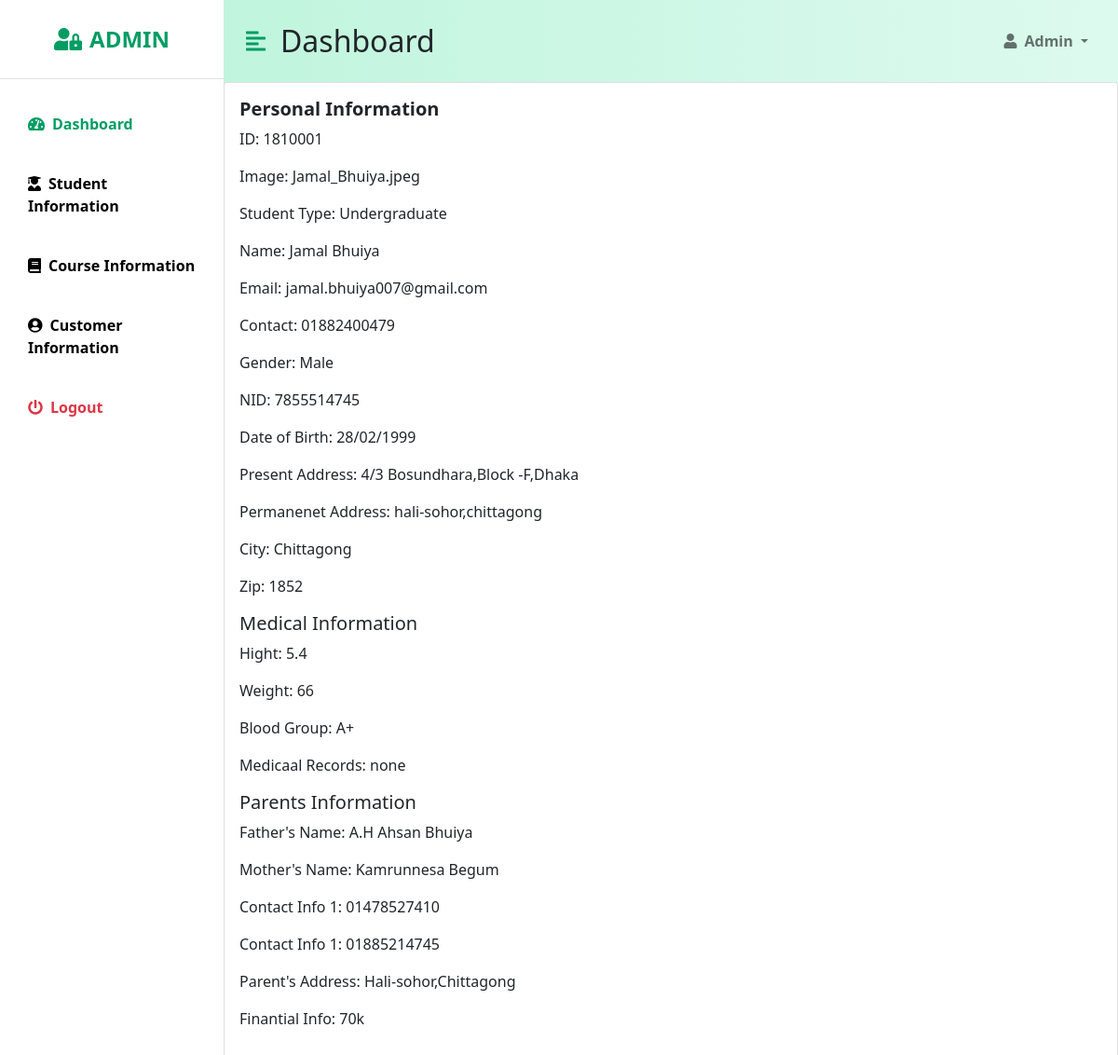
Screenshot of /st_details/1810001/ with the database file from the repository.
### ekyc/models.py (models this page shows, shortened)
class Student(models.Model):
    STUDENT_TYPE = (
        ('Undergraduate', 'Undergraduate'),
        ('Graduate', 'Graduate'),
    )
    GENDER = (
        ('Male', 'Male'),
        ('Female', 'Female'),
        ('Others', 'Others'),
    )
    CITY = (
        ('Dhaka', 'Dhaka'),
        ('Chittagong', 'Chittagong'),
        ('Khulna', 'Khulna'),
        ('Rajshahi', 'Rajshahi'),
        ('Sylhet', 'Sylhet'),
        ('Mymensingh', 'Mymensingh'),
        ('Barisal', 'Barisal'),
        ('Rangpur', 'Rangpur'),
        ('Comilla', 'Comilla'),
        ('Narayanganj', 'Narayanganj'),
        ('Gazipur', 'Gazipur'),
    )
    BG = (
        ('A+', 'A+'),
        ('A-', 'A-'),
        ('B+', 'B+'),
        ('B-', 'B-'),
        ('O+', 'O+'),
        ('O-', 'O-'),
        ('AB+', 'AB+'),
        ('AB-', 'AB-'),
    )
    file = models.FileField(null = True)
    student_type = models.CharField(max_length=50, choices=STUDENT_TYPE, null=True)
    name = models.CharField(max_length=50, null=True)
    email = models.EmailField(null=True)
    contact = models.CharField(max_length=50, null=True)
    gender = models.CharField(max_length=50, choices=GENDER, null=True)
    nid = models.CharField(max_length=50, null=True)
    dob = models.CharField(max_length=50, null=True)
    present_address = models.CharField(max_length=50, null=True)
    permanent_address = models.CharField(max_length=50, null=True)
    city = models.CharField(max_length=50, choices=CITY, null=True)
    zip = models.CharField(max_length=50, null=True)
    hight = models.CharField(max_length=50, null=True)
    weight = models.CharField(max_length=50, null=True)
    bg = models.CharField(max_length=50, null=True, choices=BG)
    medical_records = models.CharField(max_length=50, null=True)
    father_name = models.CharField(max_length=50, null=True)
    mother_name = models.CharField(max_length=50, null=True)
    father_contact = models.CharField(max_length=50, null=True)
    mother_contact = models.CharField(max_length=50, null=True)
    parents_address = models.CharField(max_length=50, null=True)
    parents_finantial_info = models.CharField(max_length=50, null=True)

### ekyc/views.py (the view)
# urls.py: path('st_details/<str:pk>/',views.StudentDetails,name='st_details'),
def StudentDetails(requset, pk):
    student = Student.objects.get(id=pk)
    context = {'student':student}
    return render(requset, 'st_details.html', context)

### templates/st_details.html (shortened to what this page needs)
{% load static %}
<!DOCTYPE html>
<html lang="en">
<head>
    <link href="https://cdn.jsdelivr.net/npm/bootstrap@5.0.0-beta3/dist/css/bootstrap.min.css" rel="stylesheet" />
    <link rel="stylesheet" href="https://cdnjs.cloudflare.com/ajax/libs/font-awesome/5.15.3/css/all.min.css" />
    <link rel="stylesheet" href="/static/styles.css" />
</head>
<body>
    <div class="d-flex" id="wrapper">
        <div class="bg-white" id="sidebar-wrapper">
            <div class="sidebar-heading text-center py-4 primary-text fs-4 fw-bold text-uppercase border-bottom"><i
                    class="fas fa-user-lock me-2"></i>Admin</div>
            <div class="list-group list-group-flush my-3">
                <a href="{% url 'dashboard' %}" class="list-group-item list-group-item-action bg-transparent second-text active"><i
                        class="fas fa-tachometer-alt me-2"></i>Dashboard</a>
                    <a href="{% url 'viewstudent' %}" class="list-group-item list-group-item-action bg-transparent second-text fw-bold"><i
                        class="fas fa-user-graduate me-2"></i>Student Information</a>
                    <a href="{% url 'viewcourse' %}" class="list-group-item list-group-item-action bg-transparent second-text fw-bold"><i
                        class="fas fa-book me-2"></i>Course Information</a>
                    <a href="{% url 'viewcustomer' %}" class="list-group-item list-group-item-action bg-transparent second-text fw-bold"><i
                        class="fas fa-user-circle me-2"></i>Customer Information</a>
                <a href="{% url 'logout' %}" class="list-group-item list-group-item-action bg-transparent text-danger fw-bold"><i
                        class="fas fa-power-off me-2"></i>Logout</a>
            </div>
        </div>
        <div id="page-content-wrapper">
            <nav class="navbar navbar-expand-lg navbar-light bg-transparent py-4 px-4">
                <div class="d-flex align-items-center">
                    <i class="fas fa-align-left primary-text fs-4 me-3" id="menu-toggle"></i>
                    <h2 class="fs-2 m-0">Dashboard</h2>
                </div>
                <div class="collapse navbar-collapse" id="navbarSupportedContent">
                    <ul class="navbar-nav ms-auto mb-2 mb-lg-0">
                        <li class="nav-item dropdown">
                            <a class="nav-link dropdown-toggle second-text fw-bold" href="#" id="navbarDropdown"
                                role="button" data-bs-toggle="dropdown" aria-expanded="false">
                                <i class="fas fa-user me-2"></i>Admin
                            </a>
                        </li>
                    </ul>
                </div>
            </nav>
            <div class="row">
                <div class="col-md">
                    <div class="card card-body">
                        <h5><b>Personal Information</b></h5>
                            <p>ID: {{student.id}}</p>
                            <p>Image: {{student.file}}</p>
                            <p>Student Type: {{student.student_type}}</p>
                            <p>Name: {{student.name}}</p>
                            <p>Email: {{student.email}}</p>
                            <p>Contact: {{student.contact}}</p>
                            <p>Gender: {{student.gender}}</p>
                            <p>NID: {{student.nid}}</p>
                            <p>Date of Birth: {{student.dob}}</p>
                            <p>Present Address: {{student.present_address}}</p>
                            <p>Permanenet Address: {{student.permanent_address}}</p>
                            <p>City: {{student.city}}</p>
                            <p>Zip: {{student.zip}}</p>
                        <h5>Medical Information</h5>
                            <p>Hight: {{student.hight}}</p>
                            <p>Weight: {{student.weight}}</p>
                            <p>Blood Group: {{student.bg}}</p>
                            <p>Medicaal Records: {{student.medical_records}}</p>
                        <h5>Parents Information</h5>
                            <p>Father's Name: {{student.father_name}}</p>
                            <p>Mother's Name: {{student.mother_name}}</p>
                            <p>Contact Info 1: {{student.father_contact}}</p>
                            <p>Contact Info 1: {{student.mother_contact}}</p>
                            <p>Parent's Address: {{student.parents_address}}</p>
                            <p>Finantial Info: {{student.parents_finantial_info}}</p>
                    </div>
                </div>
            </div>
            </div>
        </div>
</body>
</html>

### static/styles.css (style rules this page uses)
:root { --main-bg-color: wheat; --main-text-color: #009d63; --second-text-color: black; --second-bg-color: wheat; }
.primary-text { color: var(--main-text-color); }
.second-text { color: var(--second-text-color); }
#wrapper { overflow-x: hidden; background-image: linear-gradient( to right, #baf3d7, #c2f5de, #cbf7e4, #d4f8ea, #ddfaef); }
#sidebar-wrapper { min-height: 100vh; margin-left: -15rem; -webkit-transition: margin 0.25s ease-out; -moz-transition: margin 0.25s ease-out; -o-transition: margin 0.25s ease-out; transition: margin 0.25s ease-out; }
#sidebar-wrapper .sidebar-heading { padding: 0.875rem 1.25rem; font-size: 1.2rem; }
#sidebar-wrapper .list-group { width: 15rem; }
#page-content-wrapper { min-width: 100vw; }
#menu-toggle { cursor: pointer; }
.list-group-item { border: none; padding: 20px 30px; }
.list-group-item.active { background-color: transparent; color: var(--main-text-color); font-weight: bold; border: none; }
@media (min-width: 768px) { #sidebar-wrapper { margin-left: 0; } }
@media (min-width: 768px) { #page-content-wrapper { min-width: 0; width: 100%; } }

### rows the page displays
Student: id "1810001", file "Jamal_Bhuiya.jpeg", student_type "Undergraduate", name "Jamal Bhuiya", email "jamal.bhuiya007@gmail.com", contact "01882400479", gender "Male", nid "7855514745", dob "28/02/1999", present_address "4/3 Bosundhara,Block -F,Dhaka", permanent_address "hali-sohor,chittagong", city "Chittagong", zip "1852", hight "5.4", weight "66", bg "A+", medical_records "none", father_name "A.H Ahsan Bhuiya", mother_name "Kamrunnesa Begum", father_contact "01478527410", mother_contact "01885214745", parents_address "Hali-sohor,Chittagong", parents_finantial_info "70k"
